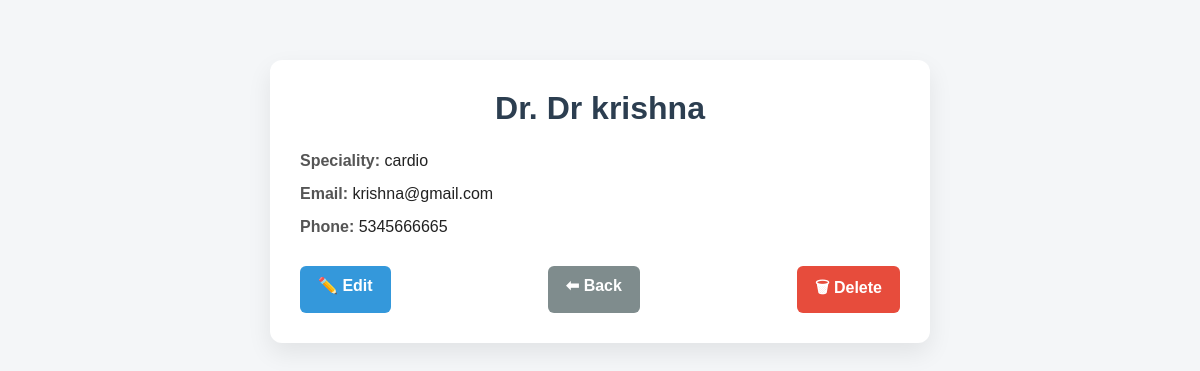
Screenshot of /admin/view_doctor/3 (signed in) with the database file from the repository.
### models.py (models this page shows)
class Doctor(db.Model, UserMixin):
    id = db.Column(db.Integer,primary_key = True, unique=True)
    doc_name = db.Column(db.String(100), nullable=False)
    speciality = db.Column(db.String(100),nullable=False)
    doc_email = db.Column(db.String(100), unique=True, nullable=False)
    doc_phone = db.Column(db.String(10), unique=True, nullable=False)
    doc_password = db.Column(db.String(16), nullable = False)
    department_id = db.Column(db.Integer, db.ForeignKey('department.id'), nullable=False)
    appointments = db.relationship('Appointment', backref='doctor', lazy=True)

### app.py (the view)
@app.route('/admin/view_doctor/<int:doctor_id>')
@login_required
def view_doctor(doctor_id):
    if not isinstance(current_user, Admin):
        abort(403)
    doctor = Doctor.query.get_or_404(doctor_id)
    return render_template('./admin/view_doctor.html', doctor=doctor)

### app.py (called while the page is built)
@loginmanager.user_loader
def load_user(user_id):
     return (
         Admin.query.get(int(user_id)) or
         Doctor.query.get(int(user_id)) or
         Patient.query.get(int(user_id))
     )

### templates/admin/view_doctor.html (shortened to what this page needs)
<!DOCTYPE html>
<html lang="en">
<head>
</head>
<body>
<div class="container">
    <div class="header">
        <h1>Dr. {{ doctor.doc_name }}</h1>
    </div>
    <div class="info">
        <span class="label">Speciality:</span>
        <span class="value">{{ doctor.speciality }}</span>
    </div>
    <div class="info">
        <span class="label">Email:</span>
        <span class="value">{{ doctor.doc_email }}</span>
    </div>
    <div class="info">
        <span class="label">Phone:</span>
        <span class="value">{{ doctor.doc_phone }}</span>
    </div>
    <div class="actions">
        <a href="{{ url_for('edit_doctor', doctor_id=doctor.id) }}" class="btn btn-edit">
            ✏️ Edit
        </a>
        <a href="{{ url_for('admin_dashboard') }}" class="btn btn-back">
            ⬅ Back
        </a>
        <a href="{{ url_for('delete_doctor', doctor_id=doctor.id) }}"
           class="btn btn-delete"
           onclick="return confirm('Are you sure you want to delete this doctor?');">
            🗑 Delete
        </a>
    </div>
</div>
</body>
</html>

### templates/admin/view_doctor.html (style rules this page uses)
body { font-family: Arial, Helvetica, sans-serif; background: #f4f6f8; margin: 0; padding: 0; }
.container { max-width: 600px; margin: 60px auto; background: #ffffff; padding: 30px; border-radius: 12px; box-shadow: 0 10px 25px rgba(0,0,0,0.08); }
.header { text-align: center; margin-bottom: 25px; }
.header h1 { margin: 0; color: #2c3e50; }
.info { margin: 15px 0; font-size: 16px; }
.label { font-weight: bold; color: #555; }
.value { color: #222; }
.actions { display: flex; justify-content: space-between; margin-top: 30px; }
.btn { text-decoration: none; padding: 10px 18px; border-radius: 6px; font-weight: bold; transition: 0.3s; display: inline-block; }
.btn-edit { background: #3498db; color: #fff; }
.btn-back { background: #7f8c8d; color: #fff; }
.btn-delete { background: #e74c3c; color: #fff; }

### rows the page displays
Doctor: doc_name "Dr krishna", speciality "cardio", doc_email "krishna@gmail.com", doc_phone "5345666665"
